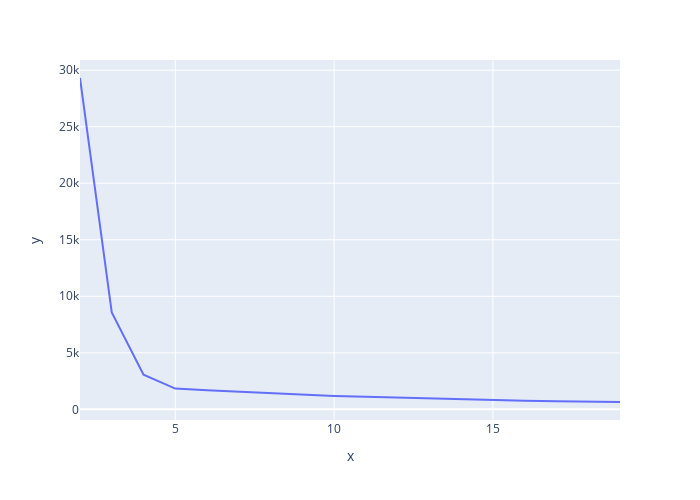

The code cell stored with this chart in its notebook:
### Code cell
#Diagrmme d'elbow
fig5 = px.line( x = range (2, len( inertia )+2), y = inertia, width = 700, height =  500  )
fig5.show()

### Figure 1 — Plotly figure (JSON) as saved in the notebook; plotly's stock layout.template omitted (floating-point values rounded to 4 significant figures)
{"data": [{"hovertemplate": "x=%{x}<br>y=%{y}<extra></extra>", "legendgroup": "", "line": {"color": "#636efa", "dash": "solid"}, "marker": {"symbol": "circle"}, "mode": "lines", "name": "", "orientation": "v", "showlegend": false, "type": "scatter", "x": [2, 3, 4, 5, 6, 7, 8, 9, 10, 11, 12, 13, 14, 15, 16, 17, 18, 19], "xaxis": "x", "y": [29310.0, 8570.0, 3066.0, 1838.0, 1680.0, 1552.0, 1423.0, 1313.0, 1189.0, 1111.0, 1035.0, 942.3, 870.6, 802.3, 763.9, 726.4, 678.5, 651.0], "yaxis": "y"}], "layout": {"height": 500, "legend": {"tracegroupgap": 0}, "margin": {"t": 60}, "width": 700, "xaxis": {"anchor": "y", "domain": [0, 1], "title": {"text": "x"}}, "yaxis": {"anchor": "x", "domain": [0, 1], "title": {"text": "y"}}}}
